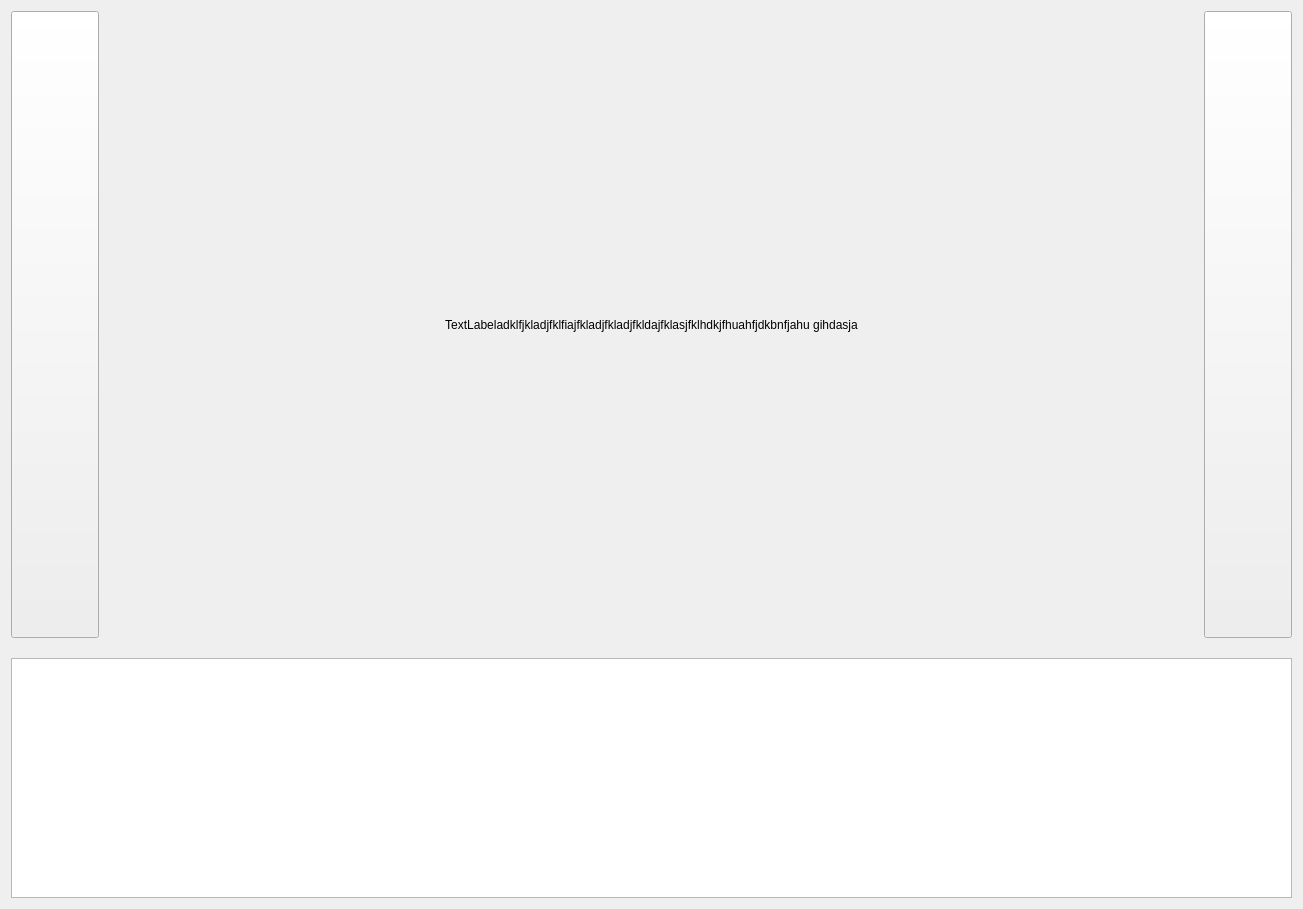
<?xml version="1.0" encoding="UTF-8"?>
<ui version="4.0">
 <class>PictureScroll</class>
 <widget class="QWidget" name="PictureScroll">
  <property name="geometry">
   <rect>
    <x>0</x>
    <y>0</y>
    <width>1303</width>
    <height>909</height>
   </rect>
  </property>
  <property name="windowTitle">
   <string>Form</string>
  </property>
  <layout class="QVBoxLayout" name="verticalLayout" stretch="0,0">
   <property name="spacing">
    <number>20</number>
   </property>
   <item>
    <layout class="QHBoxLayout" name="horizontalLayout">
     <property name="spacing">
      <number>10</number>
     </property>
     <item>
      <widget class="QToolButton" name="pre_btn">
       <property name="sizePolicy">
        <sizepolicy hsizetype="Fixed" vsizetype="Preferred">
         <horstretch>0</horstretch>
         <verstretch>0</verstretch>
        </sizepolicy>
       </property>
       <property name="text">
        <string/>
       </property>
       <property name="iconSize">
        <size>
         <width>80</width>
         <height>80</height>
        </size>
       </property>
       <property name="toolButtonStyle">
        <enum>Qt::ToolButtonIconOnly</enum>
       </property>
      </widget>
     </item>
     <item>
      <widget class="QLabel" name="PicDisplay_label">
       <property name="sizePolicy">
        <sizepolicy hsizetype="Expanding" vsizetype="Expanding">
         <horstretch>0</horstretch>
         <verstretch>0</verstretch>
        </sizepolicy>
       </property>
       <property name="text">
        <string>TextLabeladklfjkladjfklfiajfkladjfkladjfkldajfklasjfklhdkjfhuahfjdkbnfjahu gihdasja</string>
       </property>
       <property name="alignment">
        <set>Qt::AlignCenter</set>
       </property>
      </widget>
     </item>
     <item>
      <widget class="QToolButton" name="next_btn">
       <property name="sizePolicy">
        <sizepolicy hsizetype="Fixed" vsizetype="Preferred">
         <horstretch>0</horstretch>
         <verstretch>0</verstretch>
        </sizepolicy>
       </property>
       <property name="text">
        <string/>
       </property>
       <property name="iconSize">
        <size>
         <width>80</width>
         <height>80</height>
        </size>
       </property>
       <property name="toolButtonStyle">
        <enum>Qt::ToolButtonIconOnly</enum>
       </property>
      </widget>
     </item>
    </layout>
   </item>
   <item>
    <widget class="QListWidget" name="listWidget">
     <property name="sizePolicy">
      <sizepolicy hsizetype="Preferred" vsizetype="Fixed">
       <horstretch>0</horstretch>
       <verstretch>0</verstretch>
      </sizepolicy>
     </property>
     <property name="minimumSize">
      <size>
       <width>0</width>
       <height>240</height>
      </size>
     </property>
     <property name="maximumSize">
      <size>
       <width>16777215</width>
       <height>240</height>
      </size>
     </property>
     <property name="movement">
      <enum>QListView::Static</enum>
     </property>
     <property name="flow">
      <enum>QListView::LeftToRight</enum>
     </property>
     <property name="viewMode">
      <enum>QListView::IconMode</enum>
     </property>
    </widget>
   </item>
  </layout>
 </widget>
 <resources/>
 <connections/>
</ui>
